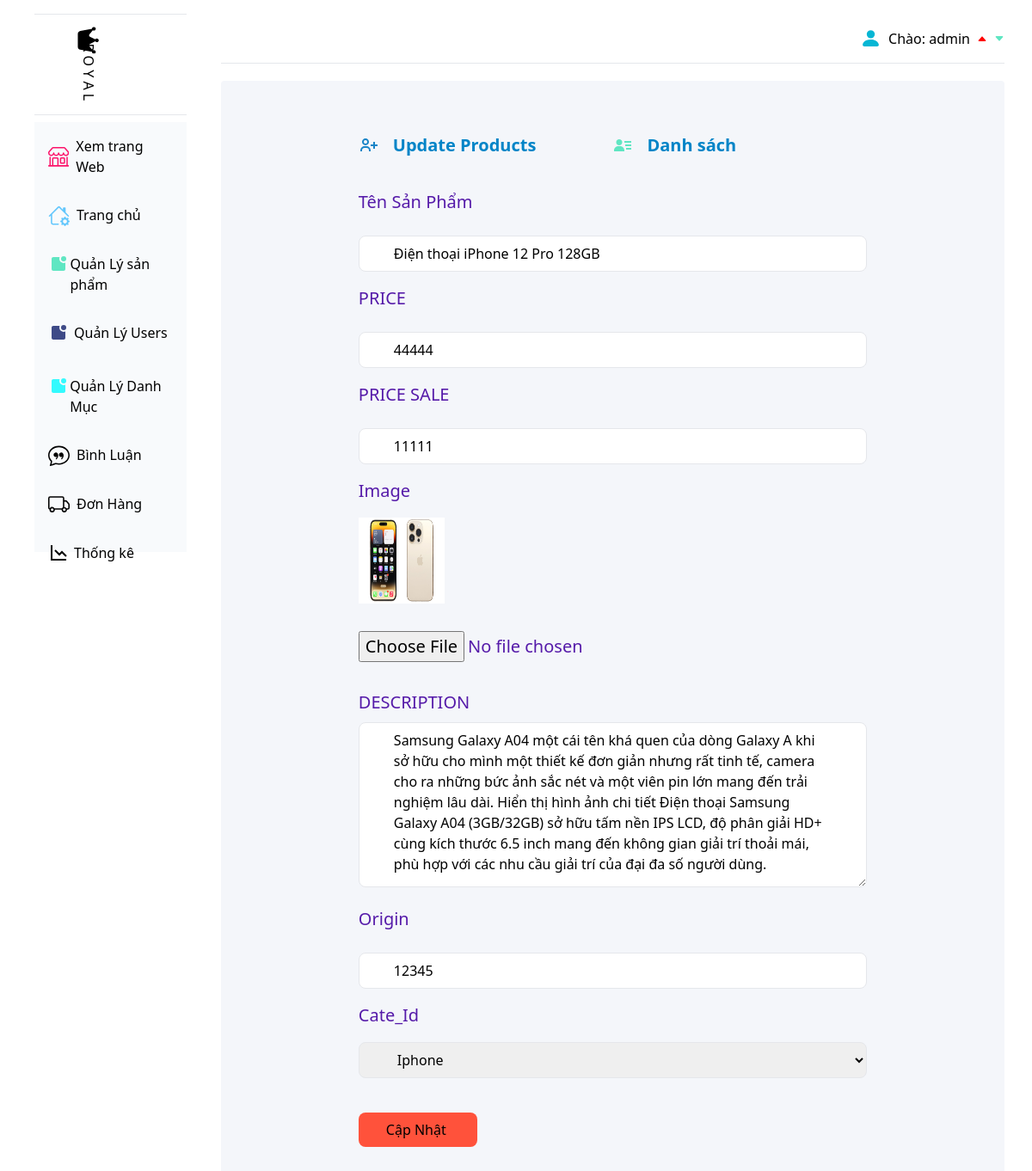
/admin/index.php?act=sua_san_pham&id=25 (signed in), run on the app's committed database.
### tables this page shows
CREATE TABLE `product` (
  `id` int(11) NOT NULL,
  `id_categories` int(11) DEFAULT NULL,
  `product_name` varchar(255) DEFAULT NULL,
  `product_price` varchar(255) DEFAULT NULL,
  `product_price_sale` varchar(255) DEFAULT NULL,
  `description` text DEFAULT NULL,
  `origin` varchar(255) DEFAULT NULL,
  `image` varchar(255) DEFAULT NULL,
  `image2` varchar(255) DEFAULT NULL,
  `image3` varchar(255) DEFAULT NULL,
  `view` int(11) DEFAULT NULL
);

### guest/pdo.php (called while the page is built, shortened)
<?php
function pdo_get_connection()
{
    $dburl = "mysql:host=localhost;dbname=duan1;charset=utf8";
    $username = 'root';
    $password = '';
    $conn = new PDO($dburl, $username, $password);
    $conn->setAttribute(PDO::ATTR_ERRMODE, PDO::ERRMODE_EXCEPTION);
    return $conn;
}
function pdo_query($sql)
{
    $sql_args = array_slice(func_get_args(), 1);
    try {
        $conn = pdo_get_connection();
        $stmt = $conn->prepare($sql);
        $stmt->execute($sql_args);
        $rows = $stmt->fetchAll();
        return $rows;
    } catch (PDOException $e) {
        throw $e;
    } finally {
        unset($conn);
    }
}
function pdo_query_one($sql)
{
    $sql_args = array_slice(func_get_args(), 1);
    try {
        $conn = pdo_get_connection();
        $stmt = $conn->prepare($sql);
        $stmt->execute($sql_args);
        $row = $stmt->fetch(PDO::FETCH_ASSOC);
        return $row;
    } catch (PDOException $e) {
        throw $e;
    } finally {
        unset($conn);
    }
}

### guest/product.php (called while the page is built, shortened)
<?php
require_once "pdo.php";
function lay_san_pham_theo_ma($id)
{
    $sql = "SELECT * FROM product WHERE id = $id";
    $san_pham = pdo_query_one($sql);
    return $san_pham;
}

### guest/category.php (called while the page is built, shortened)
<?php
require_once "pdo.php";
function lay_tat_ca_danh_muc($order = "DESC")
{
    $sql = "SELECT * FROM categories ORDER BY id $order";
    $ds_danh_muc = pdo_query($sql);
    return $ds_danh_muc;
}

### admin/san_pham/updatesp.php (the view, shortened to what this page needs)
<?php
if (is_array($san_pham)) {
    extract($san_pham);
    $image2 = "../upload/" . $image2;
}
?>
<div class="home mt-5 px-40 py-10 mr-8 bg-[#F4F6FA] h-auto rounded">
    <div class="ad-r">
        <div class="grid grid-cols-2 justify-between">
            <div class="flex items-center">
                <h1 class="text-[20px] mx-4 font-semibold text-sky-600 my-5">Update Products</h1>
            </div>
            <div class="flex items-center">
                <svg xmlns="http://www.w3.org/2000/svg" width="24" height="24" style="fill: #5fe6c2;">
                    <path d="M15 11h7v2h-7zm1 4h6v2h-6zm-2-8h8v2h-8zM4 19h10v-1c0-2.757-2.243-5-5-5H7c-2.757 0-5 2.243-5 5v1h2zm4-7c1.995 0 3.5-1.505 3.5-3.5S9.995 5 8 5 4.5 6.505 4.5 8.5 6.005 12 8 12z">
                    </path>
                </svg>
                <a href="index.php?act=listsp" class="text-[20px] mx-4 font-semibold text-sky-600 ">Danh
                    sách</a>
            </div>
        </div>
        <form action="index.php?act=cap_nhat_sp" method="POST" enctype="multipart/form-data">
            <p class="text-[#551AA9] text-[20px] my-4" for="">Tên Sản Phẩm</p><input required type="text" value="<?= $product_name ?>" name="product_name" placeholder="LV ...." class="border w-full px-10 rounded-lg py-2 mt-2">
            <p class="text-[#551AA9] text-[20px] my-4" for="">PRICE</p><input required type="text" value="<?= $product_price ?>" name="product_price" placeholder="999$ ...." class="border w-full px-10 rounded-lg py-2 mt-2">
            <p class="text-[#551AA9] text-[20px] my-4" for="">PRICE SALE</p><input required type="text" value="<?= $product_price_sale ?>" name="product_price_sale" placeholder="899$ ...." class="border w-full px-10 rounded-lg py-2 mt-2">
            <p class="text-[#551AA9] text-[20px] my-4" for="">Image</p>
            <img src="<?= $image2 ?>" style="width: 100px; height: 100px;" alt=""><br>
            <input type="file" name="image2" class=" text-[#551AA9] text-[20px] my-2">
            <br><br>
            <label class="uppercase font-1xl text-[#551AA9] text-[20px] my-4">Description</label>
            <br>
            <textarea required cols="30" rows="10" placeholder="Expensive ..." value="" name="description" class="border w-full rounded-lg px-10 py-2 h-48 mt-2"><?= $description ?></textarea>
            <p class="text-[#551AA9] text-[20px] my-4" for="">Origin</p><input required type="text" value="<?= $origin ?>" name="origin" placeholder="Việt Nam." class="border w-full px-10 rounded-lg py-2 mt-2">
            <p class="text-[#551AA9] text-[20px] my-4" for="">Cate_Id</p>
            <select name="id_categories" id="" class="w-full border rounded-lg px-10 py-2">
                <?php
                foreach ($ds_danh_muc as $dsdm) {
                    extract($dsdm);
                ?>
                    <option value="<?= $id  ?>">
                        <?= $categories_name ?>
                    </option>
                <?php
                }
                ?>
            </select>
            <input type="submit" name="btn_update" value="Cập Nhật " class="bg-[#ff523b] my-10 py-2 px-8 hover:bg-[#BAAACE] hover:text-white rounded-lg">
        </form>
    </div>
</div>
</div>
</div>
</body>
</html>

### data on the page
product: product_name "Điện thoại iPhone 12 Pro 128GB", product_price "44444", product_price_sale "11111", description "Samsung Galaxy A04 một cái tên khá quen của dòng Galaxy A khi sở hữu cho mình một thiết kế đơn giản nhưng rất tinh tế, camera cho ra những bức ảnh sắc nét và một viên pin lớn mang đến trải nghiệm lâu dài. Hiển thị hình ảnh chi tiết Điện thoại Samsung Galaxy A04 (3GB/32GB) sở hữu tấm nền IPS LCD, độ phân giải HD+ cùng kích thước 6.5 inch mang đến không gian giải trí thoải mái, phù hợp với các nhu cầu giải trí của đại đa số người dùng.", origin "12345"

### other printed values
$_SESSION['dangky'] "admin"
form field id_categories "Iphone"
